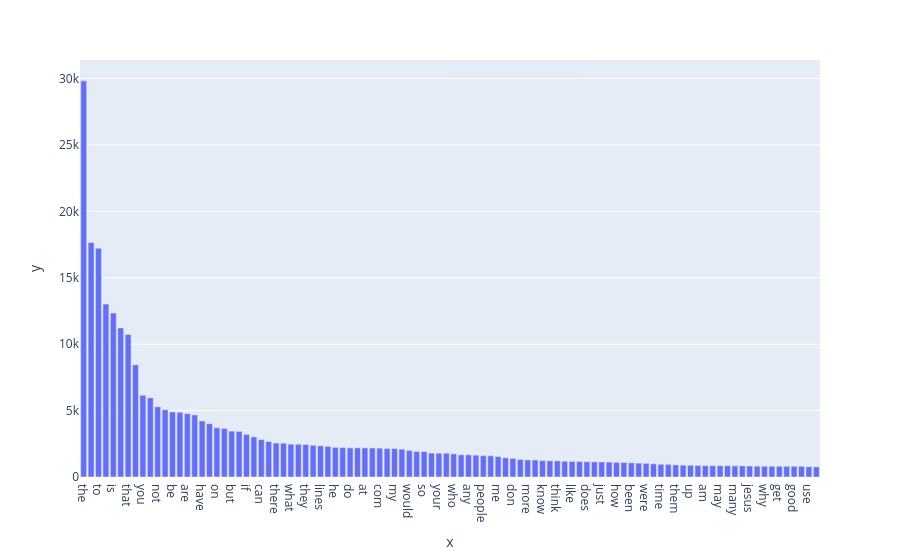

Here is the notebook cell this chart was saved with:
### Markdown cell above
### >>> **Exercise 14 (take home):** 
Additionally, you can attempt to sort the terms on the `x-axis` by frequency instead of in alphabetical order. This way the visualization is more meaninfgul and you will be able to observe the so called [long tail](https://en.wikipedia.org/wiki/Long_tail) (get familiar with this term since it will appear a lot in data mining and other statistics courses). see picture below

![alt txt](https://upload.wikimedia.org/wikipedia/commons/thumb/8/8a/Long_tail.svg/1000px-Long_tail.svg.png)

### Code cell
# Answer here
indice = np.argsort(term_frequencies)
sorted_term_frequencies = term_frequencies[indice][::-1]
terms = count_vect.get_feature_names_out()[indice][::-1]

fig = px.bar(x=terms[:100], y=sorted_term_frequencies[:100])
fig.show()

### Figure 1 — Plotly figure (JSON) as saved in the notebook; plotly's stock layout.template omitted (floating-point values rounded to 4 significant figures)
{"data": [{"alignmentgroup": "True", "hovertemplate": "x=%{x}<br>y=%{y}<extra></extra>", "legendgroup": "", "marker": {"color": "#636efa", "pattern": {"shape": ""}}, "name": "", "offsetgroup": "", "orientation": "v", "showlegend": false, "textposition": "auto", "type": "bar", "x": ["the", "of", "to", "and", "is", "in", "that", "it", "you", "for", "not", "this", "be", "from", "are", "edu", "have", "as", "on", "with", "but", "or", "if", "was", "can", "we", "there", "by", "what", "subject", "they", "an", "lines", "one", "he", "god", "do", "organization", "at", "re", "com", "about", "my", "all", "would", "will", "so", "some", "your", "no", "who", "has", "any", "writes", "people", "which", "me", "article", "don", "his", "more", "other", "know", "when", "think", "their", "like", "university", "does", "out", "just", "only", "how", "also", "been", "than", "were", "then", "time", "because", "them", "posting", "up", "had", "am", "should", "may", "these", "many", "say", "jesus", "see", "why", "us", "get", "very", "good", "believe", "use", "such"], "xaxis": "x", "y": [29825, 17660, 17222, 13017, 12343, 11226, 10723, 8447, 6157, 5962, 5285, 5063, 4898, 4877, 4769, 4675, 4218, 4015, 3709, 3655, 3453, 3432, 3208, 3020, 2818, 2674, 2556, 2548, 2472, 2464, 2448, 2393, 2353, 2312, 2232, 2216, 2193, 2192, 2191, 2186, 2172, 2148, 2143, 2093, 2000, 1925, 1912, 1802, 1793, 1791, 1742, 1671, 1669, 1645, 1604, 1599, 1543, 1453, 1400, 1318, 1286, 1278, 1230, 1215, 1213, 1184, 1177, 1170, 1151, 1142, 1130, 1127, 1100, 1090, 1068, 1045, 1028, 989, 959, 952, 914, 892, 885, 870, 852, 851, 850, 850, 841, 840, 825, 814, 811, 808, 806, 805, 805, 803, 772, 766], "yaxis": "y"}], "layout": {"barmode": "relative", "legend": {"tracegroupgap": 0}, "margin": {"t": 60}, "xaxis": {"anchor": "y", "domain": [0, 1], "title": {"text": "x"}}, "yaxis": {"anchor": "x", "domain": [0, 1], "title": {"text": "y"}}}}
